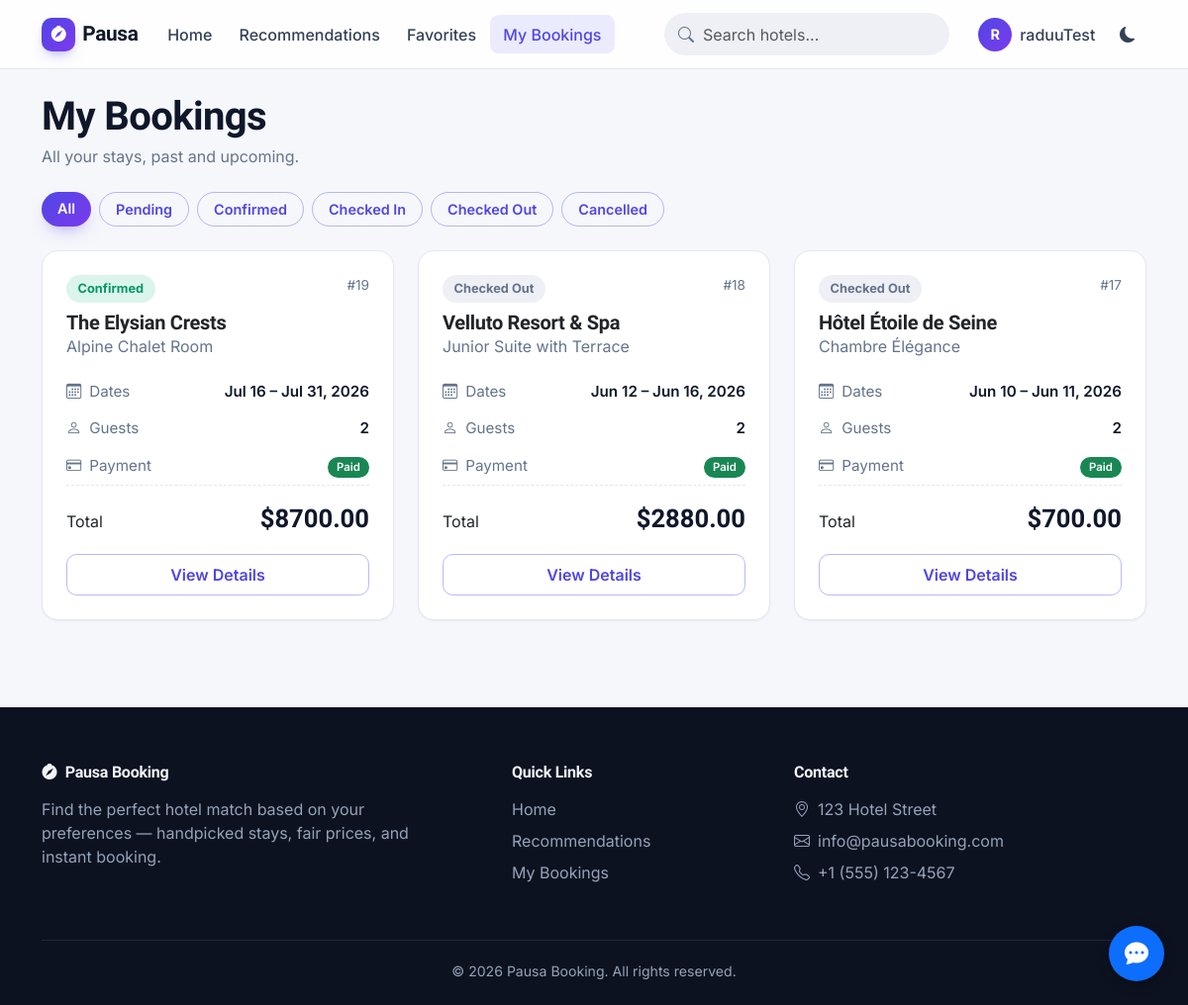
The app's page /bookings/bookings/ (signed in), older data.
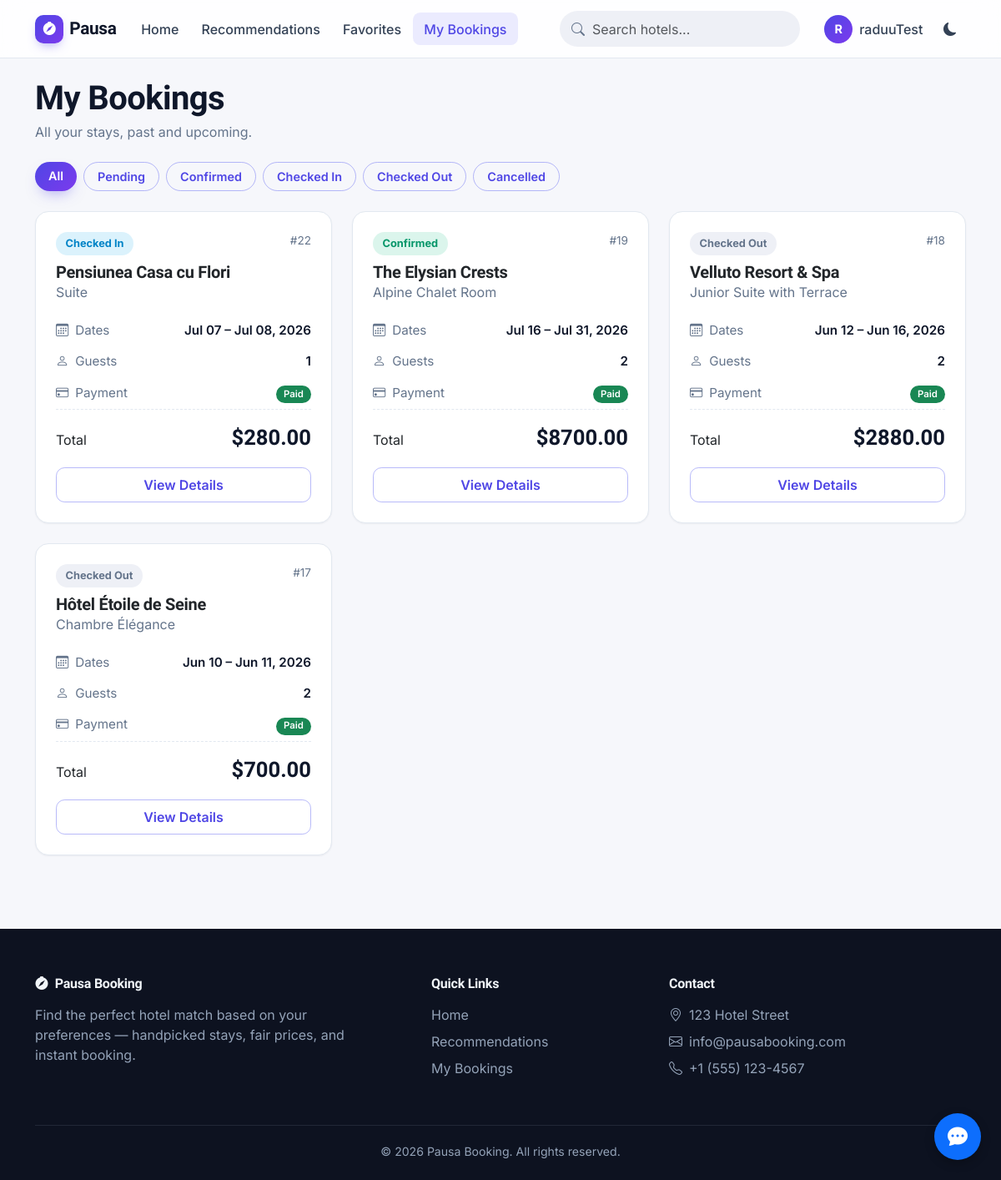
The same page, newer data.
### bookings/models.py (models this page shows, shortened)
class Booking(models.Model):
    user = models.ForeignKey(settings.AUTH_USER_MODEL, on_delete=models.CASCADE, related_name='bookings')
    room = models.ForeignKey(Room, on_delete=models.CASCADE, related_name='bookings')
    check_in_date = models.DateField()
    check_out_date = models.DateField()
    guests = models.PositiveSmallIntegerField(default=1)
    total_price = models.DecimalField(max_digits=10, decimal_places=2)
    special_requests = models.TextField(blank=True)
    status = models.CharField(
        max_length=20,
        choices=BookingStatus.choices,
        default=BookingStatus.PENDING
    )
    payment_status = models.CharField(
        max_length=20,
        choices=PaymentStatus.choices,
        default=PaymentStatus.NOT_PAID
    )
    created_at = models.DateTimeField(auto_now_add=True)
    updated_at = models.DateTimeField(auto_now=True)
    class Meta:
        ordering = ['-created_at']
    def update_status_based_on_dates(self):
        today = timezone.now().date()
        if self.status == BookingStatus.CANCELLED:
            return False
        if self.status == BookingStatus.CONFIRMED and self.check_in_date <= today < self.check_out_date:
            self.status = BookingStatus.CHECKED_IN
            Booking.objects.filter(pk=self.pk).update(status=BookingStatus.CHECKED_IN)
            return True
        if (self.status == BookingStatus.CONFIRMED or self.status == BookingStatus.CHECKED_IN) and today >= self.check_out_date:
            self.status = BookingStatus.CHECKED_OUT
            Booking.objects.filter(pk=self.pk).update(status=BookingStatus.CHECKED_OUT)
            return True
        return False

### hotels/models.py (models this page shows, shortened)
class Room(models.Model):
    hotel = models.ForeignKey(Hotel, on_delete=models.CASCADE, related_name='rooms')
    name = models.CharField(max_length=100)
    description = models.TextField()
    price = models.DecimalField(max_digits=10, decimal_places=2)
    capacity = models.PositiveSmallIntegerField(default=2)
    is_available = models.BooleanField(default=True)

class Hotel(models.Model):
    name = models.CharField(max_length=200)
    description = models.TextField()
    address = models.CharField(max_length=255)
    city = models.CharField(max_length=100)
    district = models.CharField(max_length=100, blank=True)
    star_rating = models.PositiveSmallIntegerField(default=3)
    image = models.ImageField(upload_to='hotel_images/', blank=True, null=True)
    is_pet_friendly = models.BooleanField(default=False)
    is_family_friendly = models.BooleanField(default=False)
    latitude = models.FloatField(null=True, blank=True)
    longitude = models.FloatField(null=True, blank=True)
    created_at = models.DateTimeField(auto_now_add=True)
    updated_at = models.DateTimeField(auto_now=True)

### bookings/views.py (the view)
# urls.py: path('bookings/', views.booking_list, name='booking_list'),
@login_required
def booking_list(request):
    bookings = Booking.objects.filter(user=request.user).order_by('-created_at')
    for booking in bookings:
        booking.update_status_based_on_dates()
    status = request.GET.get('status')
    if status:
        bookings = bookings.filter(status=status)
    context = {
        'bookings': bookings,
        'statuses': BookingStatus.choices,
        'current_status': status,
    }
    return render(request, 'booking/booking_list.html', context)

### templates/booking/booking_list.html (shortened to what this page needs)
{% extends 'base.html' %}
{% block content %}
<div class="d-flex flex-wrap justify-content-between align-items-center mb-4 gap-3">
    <div>
        <h1 class="mb-1">My Bookings</h1>
        <p class="text-muted mb-0">All your stays, past and upcoming.</p>
    </div>
</div>
<div class="filter-pills d-flex flex-wrap gap-2 mb-4">
    <a href="{% url 'booking_list' %}" class="btn {% if not current_status %}btn-primary{% else %}btn-outline-primary{% endif %}">All</a>
    {% for status_code, status_name in statuses %}
        <a href="{% url 'booking_list' %}?status={{ status_code }}" class="btn {% if current_status == status_code %}btn-primary{% else %}btn-outline-primary{% endif %}">{{ status_name }}</a>
    {% endfor %}
</div>
{% if bookings %}
    <div class="row">
        {% for booking in bookings %}
            <div class="col-md-6 col-lg-4 mb-4">
                <div class="card hover-lift h-100">
                    <div class="card-body p-4 d-flex flex-column">
                        <div class="d-flex justify-content-between align-items-start mb-2">
                            <span class="status-pill {{ booking.status }}">{{ booking.get_status_display }}</span>
                            <span class="text-muted" style="font-size: .85rem;">#{{ booking.id }}</span>
                        </div>
                        <h5 class="card-title mb-0">{{ booking.room.hotel.name }}</h5>
                        <p class="text-muted mb-3">{{ booking.room.name }}</p>
                        <div class="summary-row">
                            <span class="label"><i class="bi bi-calendar3 me-2"></i>Dates</span>
                            <span class="value">{{ booking.check_in_date|date:"M d" }} &ndash; {{ booking.check_out_date|date:"M d, Y" }}</span>
                        </div>
                        <div class="summary-row">
                            <span class="label"><i class="bi bi-person me-2"></i>Guests</span>
                            <span class="value">{{ booking.guests }}</span>
                        </div>
                        <div class="summary-row">
                            <span class="label"><i class="bi bi-credit-card me-2"></i>Payment</span>
                            <span class="value">
                                <span class="badge bg-{% if booking.payment_status == 'paid' %}success{% elif booking.payment_status == 'partially_paid' %}warning{% elif booking.payment_status == 'not_paid' %}danger{% else %}info{% endif %}">
                                    {{ booking.get_payment_status_display }}
                                </span>
                            </span>
                        </div>
                        <div class="summary-total mt-auto">
                            <span class="label">Total</span>
                            <span class="total-amount">${{ booking.total_price|floatformat:2 }}</span>
                        </div>
                        <a href="{% url 'booking_detail' booking.id %}" class="btn btn-outline-primary w-100 mt-3">View Details</a>
                    </div>
                </div>
            </div>
        {% endfor %}
    </div>
{% endif %}
{% endblock %}

Row changes from the older to the newer data that the page shows:
added Booking: status "Checked In", id "22", room.hotel.name "Pensiunea Casa cu Flori", room.name "Suite", check_in_date "Jul 07", check_out_date "Jul 08, 2026", guests "1", payment_status "Paid", total_price "280.00"
